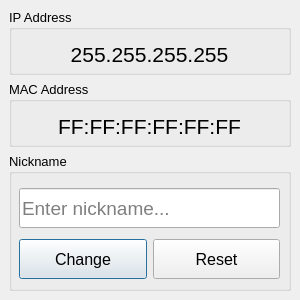
<?xml version="1.0" encoding="UTF-8"?>
<ui version="4.0">
 <author>ZubCut</author>
 <class>MainWindow</class>
 <widget class="QMainWindow" name="MainWindow">
  <property name="geometry">
   <rect>
    <x>0</x>
    <y>0</y>
    <width>300</width>
    <height>300</height>
   </rect>
  </property>
  <property name="minimumSize">
   <size>
    <width>300</width>
    <height>300</height>
   </size>
  </property>
  <property name="maximumSize">
   <size>
    <width>300</width>
    <height>300</height>
   </size>
  </property>
  <property name="windowTitle">
   <string>Device Info</string>
  </property>
  <property name="toolTip">
   <string/>
  </property>
  <property name="animated">
   <bool>true</bool>
  </property>
  <property name="documentMode">
   <bool>false</bool>
  </property>
  <widget class="QWidget" name="centralwidget">
   <property name="minimumSize">
    <size>
     <width>100</width>
     <height>0</height>
    </size>
   </property>
   <layout class="QHBoxLayout" name="horizontalLayout">
    <item>
     <layout class="QGridLayout" name="gridLayout" columnstretch="0">
      <property name="sizeConstraint">
       <enum>QLayout::SetNoConstraint</enum>
      </property>
      <property name="spacing">
       <number>6</number>
      </property>
      <item row="1" column="0">
       <widget class="QGroupBox" name="groupBox_2">
        <property name="sizePolicy">
         <sizepolicy hsizetype="Minimum" vsizetype="Fixed">
          <horstretch>0</horstretch>
          <verstretch>0</verstretch>
         </sizepolicy>
        </property>
        <property name="minimumSize">
         <size>
          <width>0</width>
          <height>66</height>
         </size>
        </property>
        <property name="font">
         <font>
          <pointsize>10</pointsize>
         </font>
        </property>
        <property name="title">
         <string>MAC Address</string>
        </property>
        <widget class="QWidget" name="verticalLayoutWidget">
         <property name="geometry">
          <rect>
           <x>10</x>
           <y>30</y>
           <width>261</width>
           <height>31</height>
          </rect>
         </property>
         <layout class="QVBoxLayout" name="verticalLayout">
          <item>
           <widget class="QLabel" name="lblMAC">
            <property name="font">
             <font>
              <pointsize>16</pointsize>
             </font>
            </property>
            <property name="text">
             <string>FF:FF:FF:FF:FF:FF</string>
            </property>
            <property name="alignment">
             <set>Qt::AlignCenter</set>
            </property>
           </widget>
          </item>
         </layout>
        </widget>
       </widget>
      </item>
      <item row="0" column="0">
       <widget class="QGroupBox" name="groupBox">
        <property name="sizePolicy">
         <sizepolicy hsizetype="Minimum" vsizetype="Fixed">
          <horstretch>0</horstretch>
          <verstretch>0</verstretch>
         </sizepolicy>
        </property>
        <property name="minimumSize">
         <size>
          <width>0</width>
          <height>66</height>
         </size>
        </property>
        <property name="font">
         <font>
          <pointsize>10</pointsize>
         </font>
        </property>
        <property name="title">
         <string>IP Address</string>
        </property>
        <widget class="QWidget" name="verticalLayoutWidget_2">
         <property name="geometry">
          <rect>
           <x>10</x>
           <y>30</y>
           <width>261</width>
           <height>31</height>
          </rect>
         </property>
         <layout class="QVBoxLayout" name="verticalLayout_2">
          <item>
           <widget class="QLabel" name="lblIP">
            <property name="font">
             <font>
              <pointsize>16</pointsize>
             </font>
            </property>
            <property name="text">
             <string>255.255.255.255</string>
            </property>
            <property name="alignment">
             <set>Qt::AlignCenter</set>
            </property>
           </widget>
          </item>
         </layout>
        </widget>
       </widget>
      </item>
      <item row="2" column="0">
       <widget class="QGroupBox" name="groupBox_3">
        <property name="font">
         <font>
          <pointsize>10</pointsize>
         </font>
        </property>
        <property name="title">
         <string>Nickname</string>
        </property>
        <widget class="QWidget" name="gridLayoutWidget">
         <property name="geometry">
          <rect>
           <x>10</x>
           <y>30</y>
           <width>261</width>
           <height>101</height>
          </rect>
         </property>
         <layout class="QGridLayout" name="gridLayout_3">
          <item row="1" column="0">
           <widget class="QPushButton" name="btnChange">
            <property name="minimumSize">
             <size>
              <width>0</width>
              <height>40</height>
             </size>
            </property>
            <property name="font">
             <font>
              <pointsize>12</pointsize>
             </font>
            </property>
            <property name="text">
             <string>Change</string>
            </property>
            <property name="autoDefault">
             <bool>true</bool>
            </property>
            <property name="default">
             <bool>true</bool>
            </property>
           </widget>
          </item>
          <item row="1" column="1">
           <widget class="QPushButton" name="btnReset">
            <property name="minimumSize">
             <size>
              <width>0</width>
              <height>40</height>
             </size>
            </property>
            <property name="font">
             <font>
              <pointsize>12</pointsize>
             </font>
            </property>
            <property name="text">
             <string>Reset</string>
            </property>
           </widget>
          </item>
          <item row="0" column="0" colspan="2">
           <widget class="QLineEdit" name="txtNickname">
            <property name="minimumSize">
             <size>
              <width>0</width>
              <height>40</height>
             </size>
            </property>
            <property name="font">
             <font>
              <pointsize>14</pointsize>
             </font>
            </property>
            <property name="text">
             <string/>
            </property>
            <property name="placeholderText">
             <string>Enter nickname...</string>
            </property>
            <property name="clearButtonEnabled">
             <bool>true</bool>
            </property>
           </widget>
          </item>
         </layout>
        </widget>
       </widget>
      </item>
     </layout>
    </item>
   </layout>
  </widget>
 </widget>
 <resources/>
 <connections/>
</ui>
